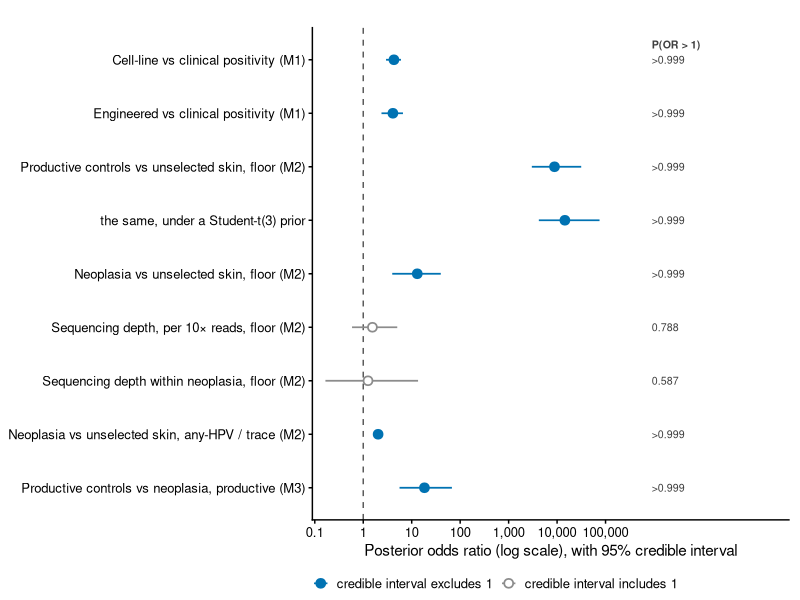
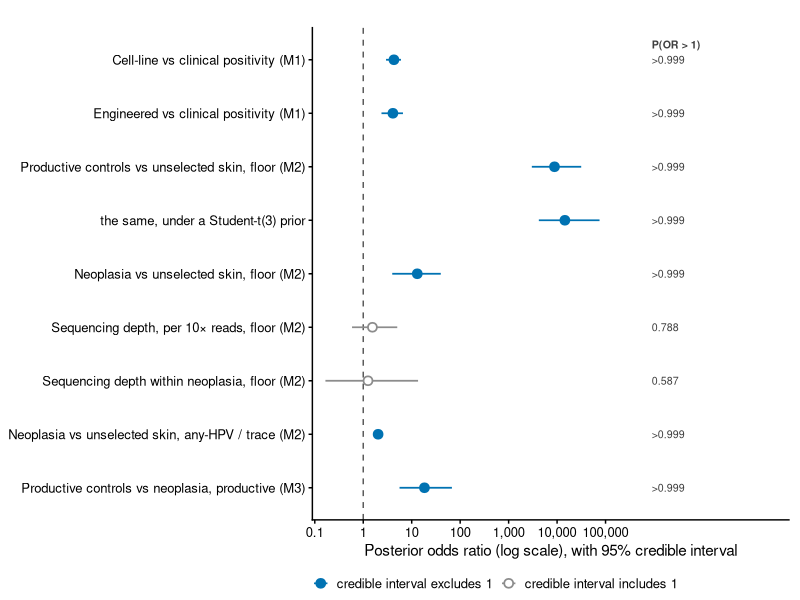

The R script that drew these images, in order:
#!/usr/bin/env Rscript
# Builds manuscript/figureS5.{png,pdf}: the Bayesian re-analysis as a forest plot.
#
#   Rscript manuscript/figure_bayes.R
#
# The posterior summaries were reported only as a table (@supptbl-bayes) and as
# inline text. A table makes the reader compare nine intervals by reading digits;
# on a log axis the same nine intervals show their sizes, their overlap with the
# no-effect line, and the two that straddle it, at a glance. The table stays, for
# the exact numbers and the frequentist comparison.
#
# Rows and their order mirror build_bayes_table() in _helpers.R exactly, so the
# figure and the table cannot present the contrasts in different orders. The
# Student-t sensitivity fit, which the table carries only in its caption, is
# drawn here directly beneath the contrast it tests.
suppressPackageStartupMessages({
  library(tidyverse); library(cowplot); library(here)
})
old <- theme_set(theme_cowplot(font_size = 11))

b <- read_tsv(here("manuscript/bayes_summary.tsv"), show_col_types = FALSE)

# Labels are the contrast strings build_bayes_table() prints, verbatim, so a row
# here and a row of @supptbl-bayes are recognisably the same contrast. The model
# tag rides in the label rather than in a facet strip: faceting by model looked
# tidier until the one-row M3 panel squeezed its own strip text to "producti".
rows <- tribble(
  ~model,                                ~label,
  "M1_cell_line",                        "Cell-line vs clinical positivity (M1)",
  "M1_engineered",                       "Engineered vs clinical positivity (M1)",
  "M2c_controls_vs_skin_floor",          "Productive controls vs unselected skin, floor (M2)",
  "M2c_controls_vs_skin_floor_studentt", "     the same, under a Student-t(3) prior",
  "M2b_neoplasia_vs_skin_floor",         "Neoplasia vs unselected skin, floor (M2)",
  "M2b_depth",                           "Sequencing depth, per 10× reads, floor (M2)",
  "M2d_depth_within_neoplasia",          "Sequencing depth within neoplasia, floor (M2)",
  "M2a_neoplasia_vs_skin_any",           "Neoplasia vs unselected skin, any-HPV / trace (M2)",
  "M3_controls_vs_neoplasia",            "Productive controls vs neoplasia, productive (M3)")

d <- rows %>% left_join(b, by = "model") %>%
  mutate(label  = fct_rev(fct_inorder(label)),
         # The two depth terms are the ones whose interval spans no effect, and
         # that is a result rather than a shortfall: deeper sequencing does not
         # buy productive-level detection. Draw them open so the eye finds them.
         decisive = if_else(lo > 1 | hi < 1, "credible interval excludes 1",
                                             "credible interval includes 1"))
stopifnot(!any(is.na(d$OR)))

# Same rounding as pdir() in _helpers.R: a posterior probability is never printed
# as 1.000 here when the text prints >0.999 for the same quantity.
d <- d %>% mutate(p_lab = if_else(p_gt1 >= 0.9995, ">0.999",
                                  formatC(p_gt1, format = "f", digits = 3)))

brk <- 10^(-1:5)
xmax <- max(d$hi)

# The P(OR > 1) column header, drawn once above the first row of the top facet.
hdr <- d %>% slice(1) %>% transmute(label, x = xmax * 12, txt = "P(OR > 1)")

p <- ggplot(d, aes(OR, label)) +
  geom_vline(xintercept = 1, linetype = 2, colour = "grey35") +
  geom_linerange(aes(xmin = lo, xmax = hi, colour = decisive), linewidth = 0.6) +
  geom_point(aes(colour = decisive, shape = decisive), size = 2.4, fill = "white", stroke = 0.9) +
  geom_text(aes(x = xmax * 12, label = p_lab), size = 2.7, colour = "grey25", hjust = 0) +
  # One header, not one per facet. Annotating at a fixed y forced every panel's
  # range up to that value, which is what left the rows stranded at the bottom of
  # each block with dead space above them.
  geom_text(data = hdr, aes(x = x, y = label, label = txt), inherit.aes = FALSE,
            hjust = 0, vjust = -1.4, size = 2.7, colour = "grey25", fontface = "bold") +
  scale_x_log10(breaks = brk,
                labels = function(x) formatC(x, format = "fg", big.mark = ",", drop0trailing = TRUE),
                expand = expansion(mult = c(0.04, 0.42))) +
  scale_colour_manual(values = c("credible interval excludes 1" = "#0072B2",
                                 "credible interval includes 1" = "grey55"), name = NULL) +
  scale_shape_manual(values = c("credible interval excludes 1" = 19,
                                "credible interval includes 1" = 21), name = NULL) +
  coord_cartesian(clip = "off") +
  labs(x = "Posterior odds ratio (log scale), with 95% credible interval", y = NULL) +
  theme(legend.position = "bottom",
        plot.margin = margin(t = 20, r = 8, b = 6, l = 6))

ggsave(here("manuscript/figureS5.png"), p, width = 9.0, height = 4.4, dpi = 200, bg = "white")
ggsave(here("manuscript/figureS5.pdf"), p, width = 9.0, height = 4.4, bg = "white")
cat(sprintf("Wrote manuscript/figureS5.{png,pdf}: %d contrasts, %d with a CrI excluding 1\n",
            nrow(d), sum(d$decisive == "credible interval excludes 1")))
